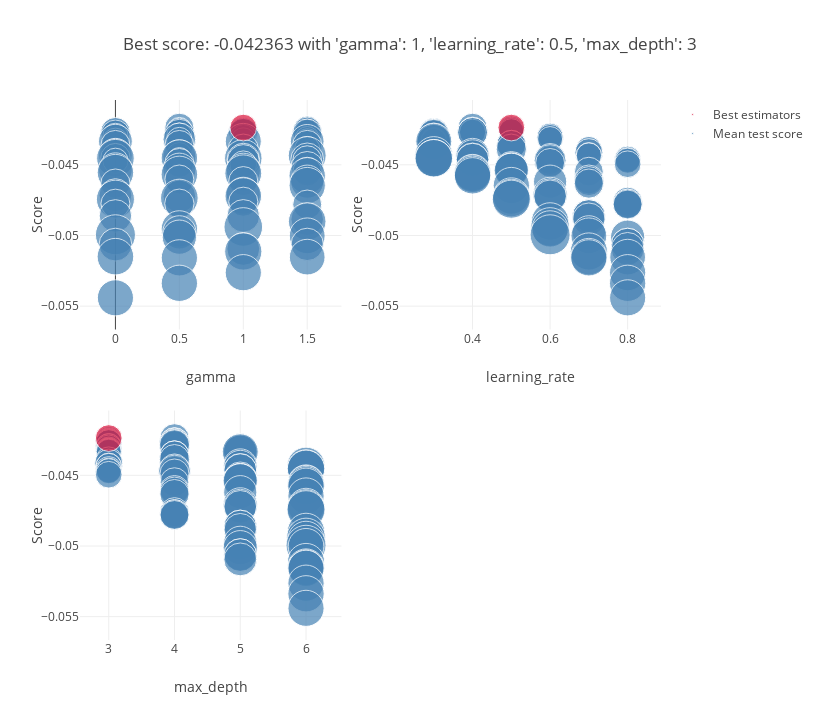

Source (notebook cell):
### Code cell
# Plotting the XG filter by rank_test_score and mean_fit_time
grid_result = grid_search.fit(X_filter_test, y_test)
scores['xg_filter'] = grid_result.best_score_
plot_grid_search(grid_result)
scores['xg_filter_test']  = brier_score_loss(y_test,grid_search.best_estimator_.predict_proba(X_filter_test)[:,1]
 )
cv_results = pd.DataFrame(grid_search.cv_results_).sort_values(by=['rank_test_score', 'mean_fit_time'])

detailed_results["XG_filter"] = cv_results.iloc[0]

### Figure 1 — Plotly figure (JSON) as saved in the notebook; plotly's stock layout.template omitted (floating-point values rounded to 4 significant figures)
{"data": [{"marker": {"color": "SteelBlue", "size": [0.9193, 0.6847, 0.6713, 0.6911, 0.6727, 0.6691, 0.9058, 0.6847, 0.9504, 0.7542, 0.9695, 0.9089, 0.9075, 0.8991, 1.0, 0.7028, 0.6924, 0.757, 0.6744, 1.153, 0.7045, 0.6811, 0.7152, 0.6687, 1.232, 1.222, 1.393, 0.8896, 0.9048, 0.9129, 0.7032, 0.9885, 0.8483, 0.6777, 1.227, 1.548, 0.6976, 1.186, 1.429, 0.9338, 1.525, 1.514, 0.7382, 1.162, 1.153, 0.6762, 0.8995, 1.101, 0.6825, 0.9071, 0.7677, 1.14, 1.224, 1.184, 1.271, 0.8926, 1.432, 1.462, 1.435, 1.429, 0.9089, 0.9151, 1.187, 0.9269, 1.419, 1.265, 1.168, 1.442, 1.157, 1.527, 1.563, 0.9156, 0.9052, 0.9307, 0.9074, 1.149, 1.144, 1.146, 1.521, 1.611, 1.43, 1.199, 1.728, 1.385, 1.267, 1.133, 1.165, 1.169, 1.494, 1.446, 1.374, 1.418, 1.416, 1.422, 1.409], "sizemin": 4, "sizemode": "area", "sizeref": 0.00216}, "mode": "markers", "name": "Mean test score", "showlegend": true, "text": ["'gamma': 0.5,<br /> 'learning_rate': 0.4,<br /> 'max_depth': 4", "'gamma': 1.5,<br /> 'learning_rate': 0.5,<br /> 'max_depth': 3", "'gamma': 0.5,<br /> 'learning_rate': 0.5,<br /> 'max_depth': 3", "'gamma': 0,<br /> 'learning_rate': 0.4,<br /> 'max_depth': 3", "'gamma': 0.5,<br /> 'learning_rate': 0.4,<br /> 'max_depth': 3", "'gamma': 0,<br /> 'learning_rate': 0.5,<br /> 'max_depth': 3", "'gamma': 1.5,<br /> 'learning_rate': 0.4,<br /> 'max_depth': 4", "'gamma': 1.5,<br /> 'learning_rate': 0.4,<br /> 'max_depth': 3", "'gamma': 0,<br /> 'learning_rate': 0.4,<br /> 'max_depth': 4", "'gamma': 1,<br /> 'learning_rate': 0.4,<br /> 'max_depth': 3", "'gamma': 1,<br /> 'learning_rate': 0.4,<br /> 'max_depth': 4", "'gamma': 1,<br /> 'learning_rate': 0.3,<br /> 'max_depth': 4", "'gamma': 1.5,<br /> 'learning_rate': 0.3,<br /> 'max_depth': 4", "'gamma': 0,<br /> 'learning_rate': 0.3,<br /> 'max_depth': 4", "'gamma': 0.5,<br /> 'learning_rate': 0.3,<br /> 'max_depth': 4", "'gamma': 0.5,<br /> 'learning_rate': 0.6,<br /> 'max_depth': 3", "'gamma': 0,<br /> 'learning_rate': 0.6,<br /> 'max_depth': 3", "'gamma': 1,<br /> 'learning_rate': 0.6,<br /> 'max_depth': 3", "'gamma': 1.5,<br /> 'learning_rate': 0.6,<br /> 'max_depth': 3", "'gamma': 0.5,<br /> 'learning_rate': 0.3,<br /> 'max_depth': 5", "'gamma': 0.5,<br /> 'learning_rate': 0.3,<br /> 'max_depth': 3", "'gamma': 1,<br /> 'learning_rate': 0.3,<br /> 'max_depth': 3", "'gamma': 0,<br /> 'learning_rate': 0.3,<br /> 'max_depth': 3", "'gamma': 1.5,<br /> 'learning_rate': 0.3,<br /> 'max_depth': 3", "'gamma': 0,<br /> 'learning_rate': 0.3,<br /> 'max_depth': 5", "'gamma': 1.5,<br /> 'learning_rate': 0.3,<br /> 'max_depth': 5", "'gamma': 1,<br /> 'learning_rate': 0.3,<br /> 'max_depth': 5", "'gamma': 0.5,<br /> 'learning_rate': 0.5,<br /> 'max_depth': 4", "'gamma': 0,<br /> 'learning_rate': 0.5,<br /> 'max_depth': 4", "'gamma': 1.5,<br /> 'learning_rate': 0.5,<br /> 'max_depth': 4", "'gamma': 1.5,<br /> 'learning_rate': 0.7,<br /> 'max_depth': 3", "'gamma': 1,<br /> 'learning_rate': 0.5,<br /> 'max_depth': 4", "'gamma': 0,<br /> 'learning_rate': 0.7,<br /> 'max_depth': 3", "'gamma': 0.5,<br /> 'learning_rate': 0.7,<br /> 'max_depth': 3", "'gamma': 0,<br /> 'learning_rate': 0.4,<br /> 'max_depth': 5", "'gamma': 1.5,<br /> 'learning_rate': 0.3,<br /> 'max_depth': 6", "'gamma': 1,<br /> 'learning_rate': 0.7,<br /> 'max_depth': 3", "'gamma': 0.5,<br /> 'learning_rate': 0.4,<br /> 'max_depth': 5", "'gamma': 0.5,<br /> 'learning_rate': 0.3,<br /> 'max_depth': 6", "'gamma': 0,<br /> 'learning_rate': 0.6,<br /> 'max_depth': 4", "'gamma': 0,<br /> 'learning_rate': 0.3,<br /> 'max_depth': 6", "'gamma': 1,<br /> 'learning_rate': 0.3,<br /> 'max_depth': 6", "'gamma': 1.5,<br /> 'learning_rate': 0.8,<br /> 'max_depth': 3", "'gamma': 1.5,<br /> 'learning_rate': 0.4,<br /> 'max_depth': 5", "'gamma': 1,<br /> 'learning_rate': 0.4,<br /> 'max_depth': 5", "'gamma': 0.5,<br /> 'learning_rate': 0.8,<br /> 'max_depth': 3", "'gamma': 1.5,<br /> 'learning_rate': 0.6,<br /> 'max_depth': 4", "'gamma': 1,<br /> 'learning_rate': 0.6,<br /> 'max_depth': 4", "'gamma': 0,<br /> 'learning_rate': 0.8,<br /> 'max_depth': 3", "'gamma': 0.5,<br /> 'learning_rate': 0.6,<br /> 'max_depth': 4", "'gamma': 1,<br /> 'learning_rate': 0.8,<br /> 'max_depth': 3", "'gamma': 1.5,<br /> 'learning_rate': 0.5,<br /> 'max_depth': 5", "'gamma': 0,<br /> 'learning_rate': 0.5,<br /> 'max_depth': 5", "'gamma': 0.5,<br /> 'learning_rate': 0.5,<br /> 'max_depth': 5", "'gamma': 1,<br /> 'learning_rate': 0.5,<br /> 'max_depth': 5", "'gamma': 1.5,<br /> 'learning_rate': 0.7,<br /> 'max_depth': 4", "'gamma': 0,<br /> 'learning_rate': 0.4,<br /> 'max_depth': 6", "'gamma': 1,<br /> 'learning_rate': 0.4,<br /> 'max_depth': 6", "'gamma': 0.5,<br /> 'learning_rate': 0.4,<br /> 'max_depth': 6", "'gamma': 1.5,<br /> 'learning_rate': 0.4,<br /> 'max_depth': 6", "'gamma': 0.5,<br /> 'learning_rate': 0.7,<br /> 'max_depth': 4", "'gamma': 1,<br /> 'learning_rate': 0.7,<br /> 'max_depth': 4", "'gamma': 1.5,<br /> 'learning_rate': 0.6,<br /> 'max_depth': 5", "'gamma': 0,<br /> 'learning_rate': 0.7,<br /> 'max_depth': 4", "'gamma': 1.5,<br /> 'learning_rate': 0.5,<br /> 'max_depth': 6", "'gamma': 1,<br /> 'learning_rate': 0.6,<br /> 'max_depth': 5", "'gamma': 0,<br /> 'learning_rate': 0.6,<br /> 'max_depth': 5", "'gamma': 1,<br /> 'learning_rate': 0.5,<br /> 'max_depth': 6", "'gamma': 0.5,<br /> 'learning_rate': 0.6,<br /> 'max_depth': 5", "'gamma': 0.5,<br /> 'learning_rate': 0.5,<br /> 'max_depth': 6", "'gamma': 0,<br /> 'learning_rate': 0.5,<br /> 'max_depth': 6", "'gamma': 1,<br /> 'learning_rate': 0.8,<br /> 'max_depth': 4", "'gamma': 0,<br /> 'learning_rate': 0.8,<br /> 'max_depth': 4", "'gamma': 0.5,<br /> 'learning_rate': 0.8,<br /> 'max_depth': 4", "'gamma': 1.5,<br /> 'learning_rate': 0.8,<br /> 'max_depth': 4", "'gamma': 1,<br /> 'learning_rate': 0.7,<br /> 'max_depth': 5", "'gamma': 0,<br /> 'learning_rate': 0.7,<br /> 'max_depth': 5", "'gamma': 1.5,<br /> 'learning_rate': 0.7,<br /> 'max_depth': 5", "'gamma': 1.5,<br /> 'learning_rate': 0.6,<br /> 'max_depth': 6", "'gamma': 1,<br /> 'learning_rate': 0.6,<br /> 'max_depth': 6", "'gamma': 0.5,<br /> 'learning_rate': 0.6,<br /> 'max_depth': 6", "'gamma': 0.5,<br /> 'learning_rate': 0.7,<br /> 'max_depth': 5", "'gamma': 0,<br /> 'learning_rate': 0.6,<br /> 'max_depth': 6", "'gamma': 1.5,<br /> 'learning_rate': 0.7,<br /> 'max_depth': 6", "'gamma': 0.5,<br /> 'learning_rate': 0.8,<br /> 'max_depth': 5", "'gamma': 1.5,<br /> 'learning_rate': 0.8,<br /> 'max_depth': 5", "'gamma': 0,<br /> 'learning_rate': 0.8,<br /> 'max_depth': 5", "'gamma': 1,<br /> 'learning_rate': 0.8,<br /> 'max_depth': 5", "'gamma': 1,<br /> 'learning_rate': 0.7,<br /> 'max_depth': 6", "'gamma': 0,<br /> 'learning_rate': 0.7,<br /> 'max_depth': 6", "'gamma': 1.5,<br /> 'learning_rate': 0.8,<br /> 'max_depth': 6", "'gamma': 0.5,<br /> 'learning_rate': 0.7,<br /> 'max_depth': 6", "'gamma': 1,<br /> 'learning_rate': 0.8,<br /> 'max_depth': 6", "'gamma': 0.5,<br /> 'learning_rate': 0.8,<br /> 'max_depth': 6", "'gamma': 0,<br /> 'learning_rate': 0.8,<br /> 'max_depth': 6"], "type": "scatter", "x": [0.5, 1.5, 0.5, 0, 0.5, 0, 1.5, 1.5, 0, 1, 1, 1, 1.5, 0, 0.5, 0.5, 0, 1, 1.5, 0.5, 0.5, 1, 0, 1.5, 0, 1.5, 1, 0.5, 0, 1.5, 1.5, 1, 0, 0.5, 0, 1.5, 1, 0.5, 0.5, 0, 0, 1, 1.5, 1.5, 1, 0.5, 1.5, 1, 0, 0.5, 1, 1.5, 0, 0.5, 1, 1.5, 0, 1, 0.5, 1.5, 0.5, 1, 1.5, 0, 1.5, 1, 0, 1, 0.5, 0.5, 0, 1, 0, 0.5, 1.5, 1, 0, 1.5, 1.5, 1, 0.5, 0.5, 0, 1.5, 0.5, 1.5, 0, 1, 1, 0, 1.5, 0.5, 1, 0.5, 0], "xaxis": "x", "y": [-0.04238, -0.04244, -0.04252, -0.04257, -0.04258, -0.04262, -0.04265, -0.04267, -0.0427, -0.0427, -0.04271, -0.04274, -0.04278, -0.04285, -0.04285, -0.04294, -0.04295, -0.04308, -0.04317, -0.04319, -0.04325, -0.04327, -0.04331, -0.04332, -0.04333, -0.04334, -0.04334, -0.04358, -0.04359, -0.04359, -0.04389, -0.04389, -0.04414, -0.04431, -0.04432, -0.04434, -0.04435, -0.0444, -0.04452, -0.04453, -0.04453, -0.04453, -0.0446, -0.04462, -0.04463, -0.04466, -0.04467, -0.0447, -0.04471, -0.04487, -0.04496, -0.0452, -0.04534, -0.04535, -0.04539, -0.04548, -0.04555, -0.0456, -0.04568, -0.04578, -0.04604, -0.04615, -0.04619, -0.04633, -0.04646, -0.04709, -0.04714, -0.04721, -0.04723, -0.04734, -0.04743, -0.04761, -0.04775, -0.04775, -0.04781, -0.04861, -0.04861, -0.04885, -0.04901, -0.0494, -0.04954, -0.04978, -0.04995, -0.05002, -0.05012, -0.05063, -0.05065, -0.05095, -0.05113, -0.0515, -0.05153, -0.05158, -0.05263, -0.05338, -0.05441], "yaxis": "y"}, {"marker": {"color": "Crimson", "size": [0.7707], "sizemin": 4, "sizemode": "area", "sizeref": 0.00216}, "mode": "markers", "name": "Best estimators", "showlegend": true, "text": ["{'gamma': 1, 'learning_rate': 0.5, 'max_depth': 3}"], "type": "scatter", "x": [1], "xaxis": "x", "y": [-0.04236], "yaxis": "y"}, {"marker": {"color": "SteelBlue", "size": [0.9193, 0.6847, 0.6713, 0.6911, 0.6727, 0.6691, 0.9058, 0.6847, 0.9504, 0.7542, 0.9695, 0.9089, 0.9075, 0.8991, 1.0, 0.7028, 0.6924, 0.757, 0.6744, 1.153, 0.7045, 0.6811, 0.7152, 0.6687, 1.232, 1.222, 1.393, 0.8896, 0.9048, 0.9129, 0.7032, 0.9885, 0.8483, 0.6777, 1.227, 1.548, 0.6976, 1.186, 1.429, 0.9338, 1.525, 1.514, 0.7382, 1.162, 1.153, 0.6762, 0.8995, 1.101, 0.6825, 0.9071, 0.7677, 1.14, 1.224, 1.184, 1.271, 0.8926, 1.432, 1.462, 1.435, 1.429, 0.9089, 0.9151, 1.187, 0.9269, 1.419, 1.265, 1.168, 1.442, 1.157, 1.527, 1.563, 0.9156, 0.9052, 0.9307, 0.9074, 1.149, 1.144, 1.146, 1.521, 1.611, 1.43, 1.199, 1.728, 1.385, 1.267, 1.133, 1.165, 1.169, 1.494, 1.446, 1.374, 1.418, 1.416, 1.422, 1.409], "sizemin": 4, "sizemode": "area", "sizeref": 0.00216}, "mode": "markers", "name": "Mean test score", "showlegend": false, "text": ["'gamma': 0.5,<br /> 'learning_rate': 0.4,<br /> 'max_depth': 4", "'gamma': 1.5,<br /> 'learning_rate': 0.5,<br /> 'max_depth': 3", "'gamma': 0.5,<br /> 'learning_rate': 0.5,<br /> 'max_depth': 3", "'gamma': 0,<br /> 'learning_rate': 0.4,<br /> 'max_depth': 3", "'gamma': 0.5,<br /> 'learning_rate': 0.4,<br /> 'max_depth': 3", "'gamma': 0,<br /> 'learning_rate': 0.5,<br /> 'max_depth': 3", "'gamma': 1.5,<br /> 'learning_rate': 0.4,<br /> 'max_depth': 4", "'gamma': 1.5,<br /> 'learning_rate': 0.4,<br /> 'max_depth': 3", "'gamma': 0,<br /> 'learning_rate': 0.4,<br /> 'max_depth': 4", "'gamma': 1,<br /> 'learning_rate': 0.4,<br /> 'max_depth': 3", "'gamma': 1,<br /> 'learning_rate': 0.4,<br /> 'max_depth': 4", "'gamma': 1,<br /> 'learning_rate': 0.3,<br /> 'max_depth': 4", "'gamma': 1.5,<br /> 'learning_rate': 0.3,<br /> 'max_depth': 4", "'gamma': 0,<br /> 'learning_rate': 0.3,<br /> 'max_depth': 4", "'gamma': 0.5,<br /> 'learning_rate': 0.3,<br /> 'max_depth': 4", "'gamma': 0.5,<br /> 'learning_rate': 0.6,<br /> 'max_depth': 3", "'gamma': 0,<br /> 'learning_rate': 0.6,<br /> 'max_depth': 3", "'gamma': 1,<br /> 'learning_rate': 0.6,<br /> 'max_depth': 3", "'gamma': 1.5,<br /> 'learning_rate': 0.6,<br /> 'max_depth': 3", "'gamma': 0.5,<br /> 'learning_rate': 0.3,<br /> 'max_depth': 5", "'gamma': 0.5,<br /> 'learning_rate': 0.3,<br /> 'max_depth': 3", "'gamma': 1,<br /> 'learning_rate': 0.3,<br /> 'max_depth': 3", "'gamma': 0,<br /> 'learning_rate': 0.3,<br /> 'max_depth': 3", "'gamma': 1.5,<br /> 'learning_rate': 0.3,<br /> 'max_depth': 3", "'gamma': 0,<br /> 'learning_rate': 0.3,<br /> 'max_depth': 5", "'gamma': 1.5,<br /> 'learning_rate': 0.3,<br /> 'max_depth': 5", "'gamma': 1,<br /> 'learning_rate': 0.3,<br /> 'max_depth': 5", "'gamma': 0.5,<br /> 'learning_rate': 0.5,<br /> 'max_depth': 4", "'gamma': 0,<br /> 'learning_rate': 0.5,<br /> 'max_depth': 4", "'gamma': 1.5,<br /> 'learning_rate': 0.5,<br /> 'max_depth': 4", "'gamma': 1.5,<br /> 'learning_rate': 0.7,<br /> 'max_depth': 3", "'gamma': 1,<br /> 'learning_rate': 0.5,<br /> 'max_depth': 4", "'gamma': 0,<br /> 'learning_rate': 0.7,<br /> 'max_depth': 3", "'gamma': 0.5,<br /> 'learning_rate': 0.7,<br /> 'max_depth': 3", "'gamma': 0,<br /> 'learning_rate': 0.4,<br /> 'max_depth': 5", "'gamma': 1.5,<br /> 'learning_rate': 0.3,<br /> 'max_depth': 6", "'gamma': 1,<br /> 'learning_rate': 0.7,<br /> 'max_depth': 3", "'gamma': 0.5,<br /> 'learning_rate': 0.4,<br /> 'max_depth': 5", "'gamma': 0.5,<br /> 'learning_rate': 0.3,<br /> 'max_depth': 6", "'gamma': 0,<br /> 'learning_rate': 0.6,<br /> 'max_depth': 4", "'gamma': 0,<br /> 'learning_rate': 0.3,<br /> 'max_depth': 6", "'gamma': 1,<br /> 'learning_rate': 0.3,<br /> 'max_depth': 6", "'gamma': 1.5,<br /> 'learning_rate': 0.8,<br /> 'max_depth': 3", "'gamma': 1.5,<br /> 'learning_rate': 0.4,<br /> 'max_depth': 5", "'gamma': 1,<br /> 'learning_rate': 0.4,<br /> 'max_depth': 5", "'gamma': 0.5,<br /> 'learning_rate': 0.8,<br /> 'max_depth': 3", "'gamma': 1.5,<br /> 'learning_rate': 0.6,<br /> 'max_depth': 4", "'gamma': 1,<br /> 'learning_rate': 0.6,<br /> 'max_depth': 4", "'gamma': 0,<br /> 'learning_rate': 0.8,<br /> 'max_depth': 3", "'gamma': 0.5,<br /> 'learning_rate': 0.6,<br /> 'max_depth': 4", "'gamma': 1,<br /> 'learning_rate': 0.8,<br /> 'max_depth': 3", "'gamma': 1.5,<br /> 'learning_rate': 0.5,<br /> 'max_depth': 5", "'gamma': 0,<br /> 'learning_rate': 0.5,<br /> 'max_depth': 5", "'gamma': 0.5,<br /> 'learning_rate': 0.5,<br /> 'max_depth': 5", "'gamma': 1,<br /> 'learning_rate': 0.5,<br /> 'max_depth': 5", "'gamma': 1.5,<br /> 'learning_rate': 0.7,<br /> 'max_depth': 4", "'gamma': 0,<br /> 'learning_rate': 0.4,<br /> 'max_depth': 6", "'gamma': 1,<br /> 'learning_rate': 0.4,<br /> 'max_depth': 6", "'gamma': 0.5,<br /> 'learning_rate': 0.4,<br /> 'max_depth': 6", "'gamma': 1.5,<br /> 'learning_rate': 0.4,<br /> 'max_depth': 6", "'gamma': 0.5,<br /> 'learning_rate': 0.7,<br /> 'max_depth': 4", "'gamma': 1,<br /> 'learning_rate': 0.7,<br /> 'max_depth': 4", "'gamma': 1.5,<br /> 'learning_rate': 0.6,<br /> 'max_depth': 5", "'gamma': 0,<br /> 'learning_rate': 0.7,<br /> 'max_depth': 4", "'gamma': 1.5,<br /> 'learning_rate': 0.5,<br /> 'max_depth': 6", "'gamma': 1,<br /> 'learning_rate': 0.6,<br /> 'max_depth': 5", "'gamma': 0,<br /> 'learning_rate': 0.6,<br /> 'max_depth': 5", "'gamma': 1,<br /> 'learning_rate': 0.5,<br /> 'max_depth': 6", "'gamma': 0.5,<br /> 'learning_rate': 0.6,<br /> 'max_depth': 5", "'gamma': 0.5,<br /> 'learning_rate': 0.5,<br /> 'max_depth': 6", "'gamma': 0,<br /> 'learning_rate': 0.5,<br /> 'max_depth': 6", "'gamma': 1,<br /> 'learning_rate': 0.8,<br /> 'max_depth': 4", "'gamma': 0,<br /> 'learning_rate': 0.8,<br /> 'max_depth': 4", "'gamma': 0.5,<br /> 'learning_rate': 0.8,<br /> 'max_depth': 4", "'gamma': 1.5,<br /> 'learning_rate': 0.8,<br /> 'max_depth': 4", "'gamma': 1,<br /> 'learning_rate': 0.7,<br /> 'max_depth': 5", "'gamma': 0,<br /> 'learning_rate': 0.7,<br /> 'max_depth': 5", "'gamma': 1.5,<br /> 'learning_rate': 0.7,<br /> 'max_depth': 5", "'gamma': 1.5,<br /> 'learning_rate': 0.6,<br /> 'max_depth': 6", "'gamma': 1,<br /> 'learning_rate': 0.6,<br /> 'max_depth': 6", "'gamma': 0.5,<br /> 'learning_rate': 0.6,<br /> 'max_depth': 6", "'gamma': 0.5,<br /> 'learning_rate': 0.7,<br /> 'max_depth': 5", "'gamma': 0,<br /> 'learning_rate': 0.6,<br /> 'max_depth': 6", "'gamma': 1.5,<br /> 'learning_rate': 0.7,<br /> 'max_depth': 6", "'gamma': 0.5,<br /> 'learning_rate': 0.8,<br /> 'max_depth': 5", "'gamma': 1.5,<br /> 'learning_rate': 0.8,<br /> 'max_depth': 5", "'gamma': 0,<br /> 'learning_rate': 0.8,<br /> 'max_depth': 5", "'gamma': 1,<br /> 'learning_rate': 0.8,<br /> 'max_depth': 5", "'gamma': 1,<br /> 'learning_rate': 0.7,<br /> 'max_depth': 6", "'gamma': 0,<br /> 'learning_rate': 0.7,<br /> 'max_depth': 6", "'gamma': 1.5,<br /> 'learning_rate': 0.8,<br /> 'max_depth': 6", "'gamma': 0.5,<br /> 'learning_rate': 0.7,<br /> 'max_depth': 6", "'gamma': 1,<br /> 'learning_rate': 0.8,<br /> 'max_depth': 6", "'gamma': 0.5,<br /> 'learning_rate': 0.8,<br /> 'max_depth': 6", "'gamma': 0,<br /> 'learning_rate': 0.8,<br /> 'max_depth': 6"], "type": "scatter", "x": [0.4, 0.5, 0.5, 0.4, 0.4, 0.5, 0.4, 0.4, 0.4, 0.4, 0.4, 0.3, 0.3, 0.3, 0.3, 0.6, 0.6, 0.6, 0.6, 0.3, 0.3, 0.3, 0.3, 0.3, 0.3, 0.3, 0.3, 0.5, 0.5, 0.5, 0.7, 0.5, 0.7, 0.7, 0.4, 0.3, 0.7, 0.4, 0.3, 0.6, 0.3, 0.3, 0.8, 0.4, 0.4, 0.8, 0.6, 0.6, 0.8, 0.6, 0.8, 0.5, 0.5, 0.5, 0.5, 0.7, 0.4, 0.4, 0.4, 0.4, 0.7, 0.7, 0.6, 0.7, 0.5, 0.6, 0.6, 0.5, 0.6, 0.5, 0.5, 0.8, 0.8, 0.8, 0.8, 0.7, 0.7, 0.7, 0.6, 0.6, 0.6, 0.7, 0.6, 0.7, 0.8, 0.8, 0.8, 0.8, 0.7, 0.7, 0.8, 0.7, 0.8, 0.8, 0.8], "xaxis": "x2", "y": [-0.04238, -0.04244, -0.04252, -0.04257, -0.04258, -0.04262, -0.04265, -0.04267, -0.0427, -0.0427, -0.04271, -0.04274, -0.04278, -0.04285, -0.04285, -0.04294, -0.04295, -0.04308, -0.04317, -0.04319, -0.04325, -0.04327, -0.04331, -0.04332, -0.04333, -0.04334, -0.04334, -0.04358, -0.04359, -0.04359, -0.04389, -0.04389, -0.04414, -0.04431, -0.04432, -0.04434, -0.04435, -0.0444, -0.04452, -0.04453, -0.04453, -0.04453, -0.0446, -0.04462, -0.04463, -0.04466, -0.04467, -0.0447, -0.04471, -0.04487, -0.04496, -0.0452, -0.04534, -0.04535, -0.04539, -0.04548, -0.04555, -0.0456, -0.04568, -0.04578, -0.04604, -0.04615, -0.04619, -0.04633, -0.04646, -0.04709, -0.04714, -0.04721, -0.04723, -0.04734, -0.04743, -0.04761, -0.04775, -0.04775, -0.04781, -0.04861, -0.04861, -0.04885, -0.04901, -0.0494, -0.04954, -0.04978, -0.04995, -0.05002, -0.05012, -0.05063, -0.05065, -0.05095, -0.05113, -0.0515, -0.05153, -0.05158, -0.05263, -0.05338, -0.05441], "yaxis": "y2"}, {"marker": {"color": "Crimson", "size": [0.7707], "sizemin": 4, "sizemode": "area", "sizeref": 0.00216}, "mode": "markers", "name": "Best estimators", "showlegend": false, "text": ["{'gamma': 1, 'learning_rate': 0.5, 'max_depth': 3}"], "type": "scatter", "x": [0.5], "xaxis": "x2", "y": [-0.04236], "yaxis": "y2"}, {"marker": {"color": "SteelBlue", "size": [0.9193, 0.6847, 0.6713, 0.6911, 0.6727, 0.6691, 0.9058, 0.6847, 0.9504, 0.7542, 0.9695, 0.9089, 0.9075, 0.8991, 1.0, 0.7028, 0.6924, 0.757, 0.6744, 1.153, 0.7045, 0.6811, 0.7152, 0.6687, 1.232, 1.222, 1.393, 0.8896, 0.9048, 0.9129, 0.7032, 0.9885, 0.8483, 0.6777, 1.227, 1.548, 0.6976, 1.186, 1.429, 0.9338, 1.525, 1.514, 0.7382, 1.162, 1.153, 0.6762, 0.8995, 1.101, 0.6825, 0.9071, 0.7677, 1.14, 1.224, 1.184, 1.271, 0.8926, 1.432, 1.462, 1.435, 1.429, 0.9089, 0.9151, 1.187, 0.9269, 1.419, 1.265, 1.168, 1.442, 1.157, 1.527, 1.563, 0.9156, 0.9052, 0.9307, 0.9074, 1.149, 1.144, 1.146, 1.521, 1.611, 1.43, 1.199, 1.728, 1.385, 1.267, 1.133, 1.165, 1.169, 1.494, 1.446, 1.374, 1.418, 1.416, 1.422, 1.409], "sizemin": 4, "sizemode": "area", "sizeref": 0.00216}, "mode": "markers", "name": "Mean test score", "showlegend": false, "text": ["'gamma': 0.5,<br /> 'learning_rate': 0.4,<br /> 'max_depth': 4", "'gamma': 1.5,<br /> 'learning_rate': 0.5,<br /> 'max_depth': 3", "'gamma': 0.5,<br /> 'learning_rate': 0.5,<br /> 'max_depth': 3", "'gamma': 0,<br /> 'learning_rate': 0.4,<br /> 'max_depth': 3", "'gamma': 0.5,<br /> 'learning_rate': 0.4,<br /> 'max_depth': 3", "'gamma': 0,<br /> 'learning_rate': 0.5,<br /> 'max_depth': 3", "'gamma': 1.5,<br /> 'learning_rate': 0.4,<br /> 'max_depth': 4", "'gamma': 1.5,<br /> 'learning_rate': 0.4,<br /> 'max_depth': 3", "'gamma': 0,<br /> 'learning_rate': 0.4,<br /> 'max_depth': 4", "'gamma': 1,<br /> 'learning_rate': 0.4,<br /> 'max_depth': 3", "'gamma': 1,<br /> 'learning_rate': 0.4,<br /> 'max_depth': 4", "'gamma': 1,<br /> 'learning_rate': 0.3,<br /> 'max_depth': 4", "'gamma': 1.5,<br /> 'learning_rate': 0.3,<br /> 'max_depth': 4", "'gamma': 0,<br /> 'learning_rate': 0.3,<br /> 'max_depth': 4", "'gamma': 0.5,<br /> 'learning_rate': 0.3,<br /> 'max_depth': 4", "'gamma': 0.5,<br /> 'learning_rate': 0.6,<br /> 'max_depth': 3", "'gamma': 0,<br /> 'learning_rate': 0.6,<br /> 'max_depth': 3", "'gamma': 1,<br /> 'learning_rate': 0.6,<br /> 'max_depth': 3", "'gamma': 1.5,<br /> 'learning_rate': 0.6,<br /> 'max_depth': 3", "'gamma': 0.5,<br /> 'learning_rate': 0.3,<br /> 'max_depth': 5", "'gamma': 0.5,<br /> 'learning_rate': 0.3,<br /> 'max_depth': 3", "'gamma': 1,<br /> 'learning_rate': 0.3,<br /> 'max_depth': 3", "'gamma': 0,<br /> 'learning_rate': 0.3,<br /> 'max_depth': 3", "'gamma': 1.5,<br /> 'learning_rate': 0.3,<br /> 'max_depth': 3", "'gamma': 0,<br /> 'learning_rate': 0.3,<br /> 'max_depth': 5", "'gamma': 1.5,<br /> 'learning_rate': 0.3,<br /> 'max_depth': 5", "'gamma': 1,<br /> 'learning_rate': 0.3,<br /> 'max_depth': 5", "'gamma': 0.5,<br /> 'learning_rate': 0.5,<br /> 'max_depth': 4", "'gamma': 0,<br /> 'learning_rate': 0.5,<br /> 'max_depth': 4", "'gamma': 1.5,<br /> 'learning_rate': 0.5,<br /> 'max_depth': 4", "'gamma': 1.5,<br /> 'learning_rate': 0.7,<br /> 'max_depth': 3", "'gamma': 1,<br /> 'learning_rate': 0.5,<br /> 'max_depth': 4", "'gamma': 0,<br /> 'learning_rate': 0.7,<br /> 'max_depth': 3", "'gamma': 0.5,<br /> 'learning_rate': 0.7,<br /> 'max_depth': 3", "'gamma': 0,<br /> 'learning_rate': 0.4,<br /> 'max_depth': 5", "'gamma': 1.5,<br /> 'learning_rate': 0.3,<br /> 'max_depth': 6", "'gamma': 1,<br /> 'learning_rate': 0.7,<br /> 'max_depth': 3", "'gamma': 0.5,<br /> 'learning_rate': 0.4,<br /> 'max_depth': 5", "'gamma': 0.5,<br /> 'learning_rate': 0.3,<br /> 'max_depth': 6", "'gamma': 0,<br /> 'learning_rate': 0.6,<br /> 'max_depth': 4", "'gamma': 0,<br /> 'learning_rate': 0.3,<br /> 'max_depth': 6", "'gamma': 1,<br /> 'learning_rate': 0.3,<br /> 'max_depth': 6", "'gamma': 1.5,<br /> 'learning_rate': 0.8,<br /> 'max_depth': 3", "'gamma': 1.5,<br /> 'learning_rate': 0.4,<br /> 'max_depth': 5", "'gamma': 1,<br /> 'learning_rate': 0.4,<br /> 'max_depth': 5", "'gamma': 0.5,<br /> 'learning_rate': 0.8,<br /> 'max_depth': 3", "'gamma': 1.5,<br /> 'learning_rate': 0.6,<br /> 'max_depth': 4", "'gamma': 1,<br /> 'learning_rate': 0.6,<br /> 'max_depth': 4", "'gamma': 0,<br /> 'learning_rate': 0.8,<br /> 'max_depth': 3", "'gamma': 0.5,<br /> 'learning_rate': 0.6,<br /> 'max_depth': 4", "'gamma': 1,<br /> 'learning_rate': 0.8,<br /> 'max_depth': 3", "'gamma': 1.5,<br /> 'learning_rate': 0.5,<br /> 'max_depth': 5", "'gamma': 0,<br /> 'learning_rate': 0.5,<br /> 'max_depth': 5", "'gamma': 0.5,<br /> 'learning_rate': 0.5,<br /> 'max_depth': 5", "'gamma': 1,<br /> 'learning_rate': 0.5,<br /> 'max_depth': 5", "'gamma': 1.5,<br /> 'learning_rate': 0.7,<br /> 'max_depth': 4", "'gamma': 0,<br /> 'learning_rate': 0.4,<br /> 'max_depth': 6", "'gamma': 1,<br /> 'learning_rate': 0.4,<br /> 'max_depth': 6", "'gamma': 0.5,<br /> 'learning_rate': 0.4,<br /> 'max_depth': 6", "'gamma': 1.5,<br /> 'learning_rate': 0.4,<br /> 'max_depth': 6", "'gamma': 0.5,<br /> 'learning_rate': 0.7,<br /> 'max_depth': 4", "'gamma': 1,<br /> 'learning_rate': 0.7,<br /> 'max_depth': 4", "'gamma': 1.5,<br /> 'learning_rate': 0.6,<br /> 'max_depth': 5", "'gamma': 0,<br /> 'learning_rate': 0.7,<br /> 'max_depth': 4", "'gamma': 1.5,<br /> 'learning_rate': 0.5,<br /> 'max_depth': 6", "'gamma': 1,<br /> 'learning_rate': 0.6,<br /> 'max_depth': 5", "'gamma': 0,<br /> 'learning_rate': 0.6,<br /> 'max_depth': 5", "'gamma': 1,<br /> 'learning_rate': 0.5,<br /> 'max_depth': 6", "'gamma': 0.5,<br /> 'learning_rate': 0.6,<br /> 'max_depth': 5", "'gamma': 0.5,<br /> 'learning_rate': 0.5,<br /> 'max_depth': 6", "'gamma': 0,<br /> 'learning_rate': 0.5,<br /> 'max_depth': 6", "'gamma': 1,<br /> 'learning_rate': 0.8,<br /> 'max_depth': 4", "'gamma': 0,<br /> 'learning_rate': 0.8,<br /> 'max_depth': 4", "'gamma': 0.5,<br /> 'learning_rate': 0.8,<br /> 'max_depth': 4", "'gamma': 1.5,<br /> 'learning_rate': 0.8,<br /> 'max_depth': 4", "'gamma': 1,<br /> 'learning_rate': 0.7,<br /> 'max_depth': 5", "'gamma': 0,<br /> 'learning_rate': 0.7,<br /> 'max_depth': 5", "'gamma': 1.5,<br /> 'learning_rate': 0.7,<br /> 'max_depth': 5", "'gamma': 1.5,<br /> 'learning_rate': 0.6,<br /> 'max_depth': 6", "'gamma': 1,<br /> 'learning_rate': 0.6,<br /> 'max_depth': 6", "'gamma': 0.5,<br /> 'learning_rate': 0.6,<br /> 'max_depth': 6", "'gamma': 0.5,<br /> 'learning_rate': 0.7,<br /> 'max_depth': 5", "'gamma': 0,<br /> 'learning_rate': 0.6,<br /> 'max_depth': 6", "'gamma': 1.5,<br /> 'learning_rate': 0.7,<br /> 'max_depth': 6", "'gamma': 0.5,<br /> 'learning_rate': 0.8,<br /> 'max_depth': 5", "'gamma': 1.5,<br /> 'learning_rate': 0.8,<br /> 'max_depth': 5", "'gamma': 0,<br /> 'learning_rate': 0.8,<br /> 'max_depth': 5", "'gamma': 1,<br /> 'learning_rate': 0.8,<br /> 'max_depth': 5", "'gamma': 1,<br /> 'learning_rate': 0.7,<br /> 'max_depth': 6", "'gamma': 0,<br /> 'learning_rate': 0.7,<br /> 'max_depth': 6", "'gamma': 1.5,<br /> 'learning_rate': 0.8,<br /> 'max_depth': 6", "'gamma': 0.5,<br /> 'learning_rate': 0.7,<br /> 'max_depth': 6", "'gamma': 1,<br /> 'learning_rate': 0.8,<br /> 'max_depth': 6", "'gamma': 0.5,<br /> 'learning_rate': 0.8,<br /> 'max_depth': 6", "'gamma': 0,<br /> 'learning_rate': 0.8,<br /> 'max_depth': 6"], "type": "scatter", "x": [4, 3, 3, 3, 3, 3, 4, 3, 4, 3, 4, 4, 4, 4, 4, 3, 3, 3, 3, 5, 3, 3, 3, 3, 5, 5, 5, 4, 4, 4, 3, 4, 3, 3, 5, 6, 3, 5, 6, 4, 6, 6, 3, 5, 5, 3, 4, 4, 3, 4, 3, 5, 5, 5, 5, 4, 6, 6, 6, 6, 4, 4, 5, 4, 6, 5, 5, 6, 5, 6, 6, 4, 4, 4, 4, 5, 5, 5, 6, 6, 6, 5, 6, 6, 5, 5, 5, 5, 6, 6, 6, 6, 6, 6, 6], "xaxis": "x3", "y": [-0.04238, -0.04244, -0.04252, -0.04257, -0.04258, -0.04262, -0.04265, -0.04267, -0.0427, -0.0427, -0.04271, -0.04274, -0.04278, -0.04285, -0.04285, -0.04294, -0.04295, -0.04308, -0.04317, -0.04319, -0.04325, -0.04327, -0.04331, -0.04332, -0.04333, -0.04334, -0.04334, -0.04358, -0.04359, -0.04359, -0.04389, -0.04389, -0.04414, -0.04431, -0.04432, -0.04434, -0.04435, -0.0444, -0.04452, -0.04453, -0.04453, -0.04453, -0.0446, -0.04462, -0.04463, -0.04466, -0.04467, -0.0447, -0.04471, -0.04487, -0.04496, -0.0452, -0.04534, -0.04535, -0.04539, -0.04548, -0.04555, -0.0456, -0.04568, -0.04578, -0.04604, -0.04615, -0.04619, -0.04633, -0.04646, -0.04709, -0.04714, -0.04721, -0.04723, -0.04734, -0.04743, -0.04761, -0.04775, -0.04775, -0.04781, -0.04861, -0.04861, -0.04885, -0.04901, -0.0494, -0.04954, -0.04978, -0.04995, -0.05002, -0.05012, -0.05063, -0.05065, -0.05095, -0.05113, -0.0515, -0.05153, -0.05158, -0.05263, -0.05338, -0.05441], "yaxis": "y3"}, {"marker": {"color": "Crimson", "size": [0.7707], "sizemin": 4, "sizemode": "area", "sizeref": 0.00216}, "mode": "markers", "name": "Best estimators", "showlegend": false, "text": ["{'gamma': 1, 'learning_rate': 0.5, 'max_depth': 3}"], "type": "scatter", "x": [3], "xaxis": "x3", "y": [-0.04236], "yaxis": "y3"}], "layout": {"height": 720, "hovermode": "closest", "legend": {"traceorder": "reversed"}, "title": {"text": "Best score: -0.042363 with 'gamma': 1, 'learning_rate': 0.5, 'max_depth': 3"}, "width": 820, "xaxis": {"anchor": "y", "domain": [0, 0.45], "title": {"text": "gamma"}}, "xaxis2": {"anchor": "y2", "domain": [0.55, 1], "title": {"text": "learning_rate"}}, "xaxis3": {"anchor": "y3", "domain": [0, 0.45], "title": {"text": "max_depth"}}, "xaxis4": {"anchor": "y4", "domain": [0.55, 1]}, "yaxis": {"anchor": "x", "domain": [0.575, 1], "title": {"text": "Score"}}, "yaxis2": {"anchor": "x2", "domain": [0.575, 1], "title": {"text": "Score"}}, "yaxis3": {"anchor": "x3", "domain": [0, 0.425], "title": {"text": "Score"}}, "yaxis4": {"anchor": "x4", "domain": [0, 0.425]}}}
